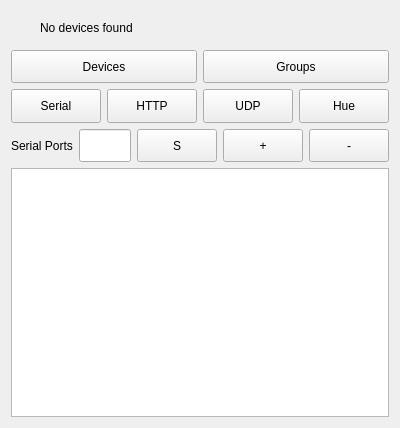
<?xml version="1.0" encoding="UTF-8"?>
<ui version="4.0">
 <class>ConnectionPage</class>
 <widget class="QWidget" name="ConnectionPage">
  <property name="geometry">
   <rect>
    <x>0</x>
    <y>0</y>
    <width>400</width>
    <height>428</height>
   </rect>
  </property>
  <property name="windowTitle">
   <string>Form</string>
  </property>
  <layout class="QGridLayout" name="gridLayout" rowstretch="2,2,2,2,15">
   <item row="0" column="0">
    <layout class="QHBoxLayout" name="connectionLayout" stretch="1,15">
     <item>
      <widget class="QLabel" name="statusPreview">
       <property name="sizePolicy">
        <sizepolicy hsizetype="Expanding" vsizetype="Expanding">
         <horstretch>0</horstretch>
         <verstretch>0</verstretch>
        </sizepolicy>
       </property>
       <property name="text">
        <string/>
       </property>
      </widget>
     </item>
     <item>
      <widget class="QLabel" name="statusLabel">
       <property name="text">
        <string>No devices found</string>
       </property>
      </widget>
     </item>
    </layout>
   </item>
   <item row="1" column="0">
    <layout class="QHBoxLayout" name="horizontalLayout">
     <item>
      <widget class="QPushButton" name="devicesButton">
       <property name="sizePolicy">
        <sizepolicy hsizetype="Minimum" vsizetype="Expanding">
         <horstretch>0</horstretch>
         <verstretch>0</verstretch>
        </sizepolicy>
       </property>
       <property name="text">
        <string>Devices</string>
       </property>
      </widget>
     </item>
     <item>
      <widget class="QPushButton" name="groupsButton">
       <property name="sizePolicy">
        <sizepolicy hsizetype="Minimum" vsizetype="Expanding">
         <horstretch>0</horstretch>
         <verstretch>0</verstretch>
        </sizepolicy>
       </property>
       <property name="text">
        <string>Groups</string>
       </property>
      </widget>
     </item>
    </layout>
   </item>
   <item row="2" column="0">
    <layout class="QHBoxLayout" name="commButtonLayout">
     <property name="topMargin">
      <number>0</number>
     </property>
     <item>
      <widget class="QPushButton" name="serialButton">
       <property name="sizePolicy">
        <sizepolicy hsizetype="Minimum" vsizetype="Expanding">
         <horstretch>0</horstretch>
         <verstretch>0</verstretch>
        </sizepolicy>
       </property>
       <property name="text">
        <string>Serial</string>
       </property>
      </widget>
     </item>
     <item>
      <widget class="QPushButton" name="httpButton">
       <property name="sizePolicy">
        <sizepolicy hsizetype="Minimum" vsizetype="Expanding">
         <horstretch>0</horstretch>
         <verstretch>0</verstretch>
        </sizepolicy>
       </property>
       <property name="text">
        <string>HTTP</string>
       </property>
      </widget>
     </item>
     <item>
      <widget class="QPushButton" name="udpButton">
       <property name="sizePolicy">
        <sizepolicy hsizetype="Minimum" vsizetype="Expanding">
         <horstretch>0</horstretch>
         <verstretch>0</verstretch>
        </sizepolicy>
       </property>
       <property name="text">
        <string>UDP</string>
       </property>
      </widget>
     </item>
     <item>
      <widget class="QPushButton" name="hueButton">
       <property name="sizePolicy">
        <sizepolicy hsizetype="Minimum" vsizetype="Expanding">
         <horstretch>0</horstretch>
         <verstretch>0</verstretch>
        </sizepolicy>
       </property>
       <property name="text">
        <string>Hue</string>
       </property>
      </widget>
     </item>
    </layout>
   </item>
   <item row="3" column="0">
    <layout class="QHBoxLayout" name="tableInputLayout" stretch="0,12,2,2,2">
     <item>
      <widget class="QLabel" name="connectionListLabel">
       <property name="text">
        <string>Serial Ports</string>
       </property>
      </widget>
     </item>
     <item>
      <widget class="QLineEdit" name="lineEdit">
       <property name="sizePolicy">
        <sizepolicy hsizetype="Expanding" vsizetype="Expanding">
         <horstretch>0</horstretch>
         <verstretch>0</verstretch>
        </sizepolicy>
       </property>
      </widget>
     </item>
     <item>
      <widget class="QPushButton" name="groupSaveButton">
       <property name="sizePolicy">
        <sizepolicy hsizetype="Expanding" vsizetype="Expanding">
         <horstretch>0</horstretch>
         <verstretch>0</verstretch>
        </sizepolicy>
       </property>
       <property name="text">
        <string>S</string>
       </property>
      </widget>
     </item>
     <item>
      <widget class="QPushButton" name="plusButton">
       <property name="sizePolicy">
        <sizepolicy hsizetype="Minimum" vsizetype="Expanding">
         <horstretch>0</horstretch>
         <verstretch>0</verstretch>
        </sizepolicy>
       </property>
       <property name="text">
        <string>+</string>
       </property>
      </widget>
     </item>
     <item>
      <widget class="QPushButton" name="minusButton">
       <property name="sizePolicy">
        <sizepolicy hsizetype="Minimum" vsizetype="Expanding">
         <horstretch>0</horstretch>
         <verstretch>0</verstretch>
        </sizepolicy>
       </property>
       <property name="text">
        <string>-</string>
       </property>
      </widget>
     </item>
    </layout>
   </item>
   <item row="4" column="0">
    <widget class="QListWidget" name="connectionList">
     <property name="sizePolicy">
      <sizepolicy hsizetype="Minimum" vsizetype="Minimum">
       <horstretch>0</horstretch>
       <verstretch>0</verstretch>
      </sizepolicy>
     </property>
     <property name="font">
      <font>
       <pointsize>14</pointsize>
       <weight>75</weight>
       <bold>true</bold>
      </font>
     </property>
     <property name="focusPolicy">
      <enum>Qt::WheelFocus</enum>
     </property>
    </widget>
   </item>
  </layout>
 </widget>
 <resources/>
 <connections/>
</ui>
